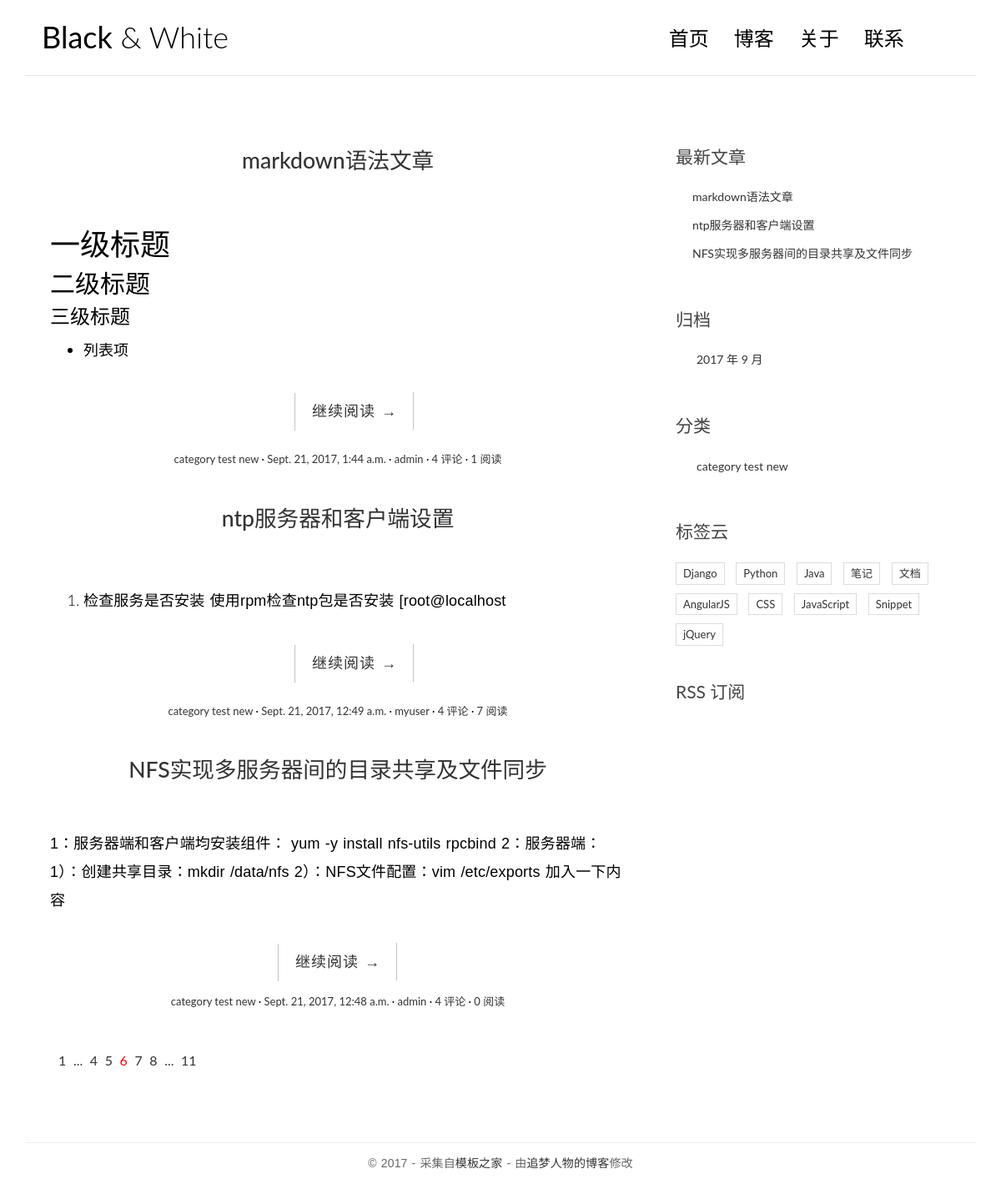
Before: / with the older database file.
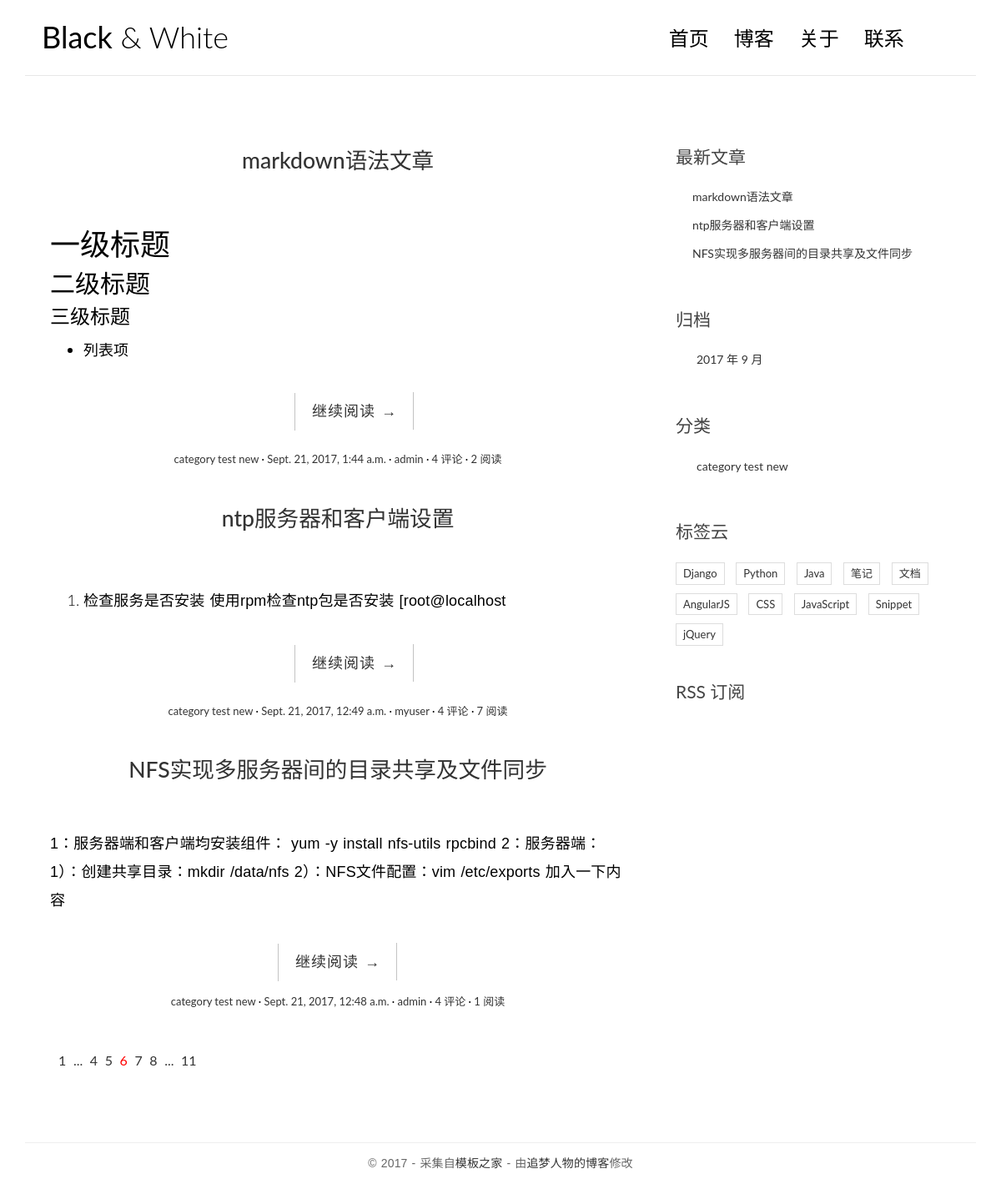
After: the same page with the newer database file.
### blog_app/models.py (models this page shows, shortened)
@python_2_unicode_compatible
class Post(models.Model): #文章内容
    title = models.CharField(max_length=70)
    body = models.TextField()
    created_time = models.DateTimeField()
    modified_time = models.DateTimeField()
    excerpt = models.CharField(max_length=200, blank=True) #文章摘要
    category = models.ForeignKey(Category)
    tags = models.ManyToManyField(Tag, blank=True)
    author = models.ForeignKey(User)
    views = models.PositiveIntegerField(default=0)  #阅读量
    def get_absolute_url(self):
    	return reverse('blog_app:detail',kwargs = {'pk':self.pk})

class Category(models.Model): #目录
    name = models.CharField(max_length=100)

### blog_app/views.py (the view)
# urls.py: url(r'^$', views.index, name='index'),
def index(request):
	post_list = Post.objects.all().order_by('-created_time')
	return render(request, 'blog/index.html', context={'post_list': post_list})

### blog_app/templatetags/blog_tags.py (called while the page is built)
@register.simple_tag
def get_recent_posts(num = 5):
	return Post.objects.all().order_by('-created_time')[:num]

@register.simple_tag
def archives():
	return Post.objects.dates('created_time', 'month', order='DESC')

@register.simple_tag
def get_categories():
    return Category.objects.all()

### templates/blog/index.html
{% extends 'base.html' %}
{% block main %}
<article class="post post-1">
                   {% for post in post_list %}
                   		<h1 class="entry-title">
    					<a href="{{post.get_absolute_url}}">{{ post.title }}</a>
						</h1>
						<article class="post post-{{ post.pk }}">
						</article>
						<div class="entry-content clearfix">
  							<p>{{ post.excerpt|safe }}</p>
  							<div class="read-more cl-effect-14">
    							<a href="{{post.get_absolute_url}}" class="more-link">继续阅读 <span class="meta-nav">→</span></a>
  							</div>
						</div>
						<div class="entry-meta">
  							<span class="post-category"><a href="#">{{ post.category.name }}</a></span>
  							<span class="post-date"><a href="#"><time class="entry-date"
                                            datetime="{{ post.created_time }}">{{ post.created_time }}</time></a></span>
  							<span class="post-author"><a href="#">{{ post.author }}</a></span>
  							<span class="comments-link"><a href="#">4 评论</a></span>
  							<span class="views-count"><a href="#">{{ post.views }} 阅读</a></span>
						</div>
					{% empty %}
						<div class="no-post">暂时还没有发布的文章！</div>
					{% endfor %}
                </article>
                <div class="pagination">
                    <ul>
                        <li><a href="">1</a></li>
                        <li><a href="">...</a></li>
                        <li><a href="">4</a></li>
                        <li><a href="">5</a></li>
                        <li class="current"><a href="">6</a></li>
                        <li><a href="">7</a></li>
                        <li><a href="">8</a></li>
                        <li><a href="">...</a></li>
                        <li><a href="">11</a></li>
                    </ul>
                </div>
{% endblock main %}

### templates/base.html (shortened to what the changed rows need)
{% load staticfiles %}
{% load blog_tags %}
<!DOCTYPE html>
<html>
<head>
    <link rel="stylesheet" href="http://code.ionicframework.com/ionicons/2.0.1/css/ionicons.min.css">
	<link rel="stylesheet" href="{% static 'blog/css/bootstrap.min.css' %}">
	<link rel="stylesheet" href="{% static 'blog/css/pace.css' %}">
	<link rel="stylesheet" href="{% static 'blog/css/custom.css' %}">
    <link rel="stylesheet" href="{% static 'blog/css/highlights/github.css' %}">
</head>
<body>
<div class="container">
    <header id="site-header">
        <div class="row">
            <div class="col-md-4 col-sm-5 col-xs-8">
                <div class="logo">
                    <h1><a href="{% url 'blog_app:index' %}"><b>Black</b> &amp; White</a></h1>
                </div>
            </div>
        </div>
    </header>
</div>
<div class="content-body">
    <div class="container">
        <div class="row">
            <main class="col-md-8">
                {% block main %}
                {% endblock main %}
            </main>
            <aside class="col-md-4">
                <div class="widget widget-recent-posts">
                        {% get_recent_posts as recent_post_list %}
                        <ul>
                            {% for post in recent_post_list %}
                            <li>
                                <a href="{{ post.get_absolute_url }}">{{ post.title }}</a>
                            </li>
                            {% empty %}
                            暂无文章！
                            {% endfor %}
                        </ul>
                </div>
                    {% archives as date_list %}
                  {% get_categories as category_list %}
            </aside>
        </div>
    </div>
</div>
</body>
</html>

Changed rows visible on the page:
changed Post "一级标题 二级标题 三级标题 列表项": views "1" → "2"
changed Post "NFS实现多服务器间的目录共享及文件同步": views "0" → "1"
